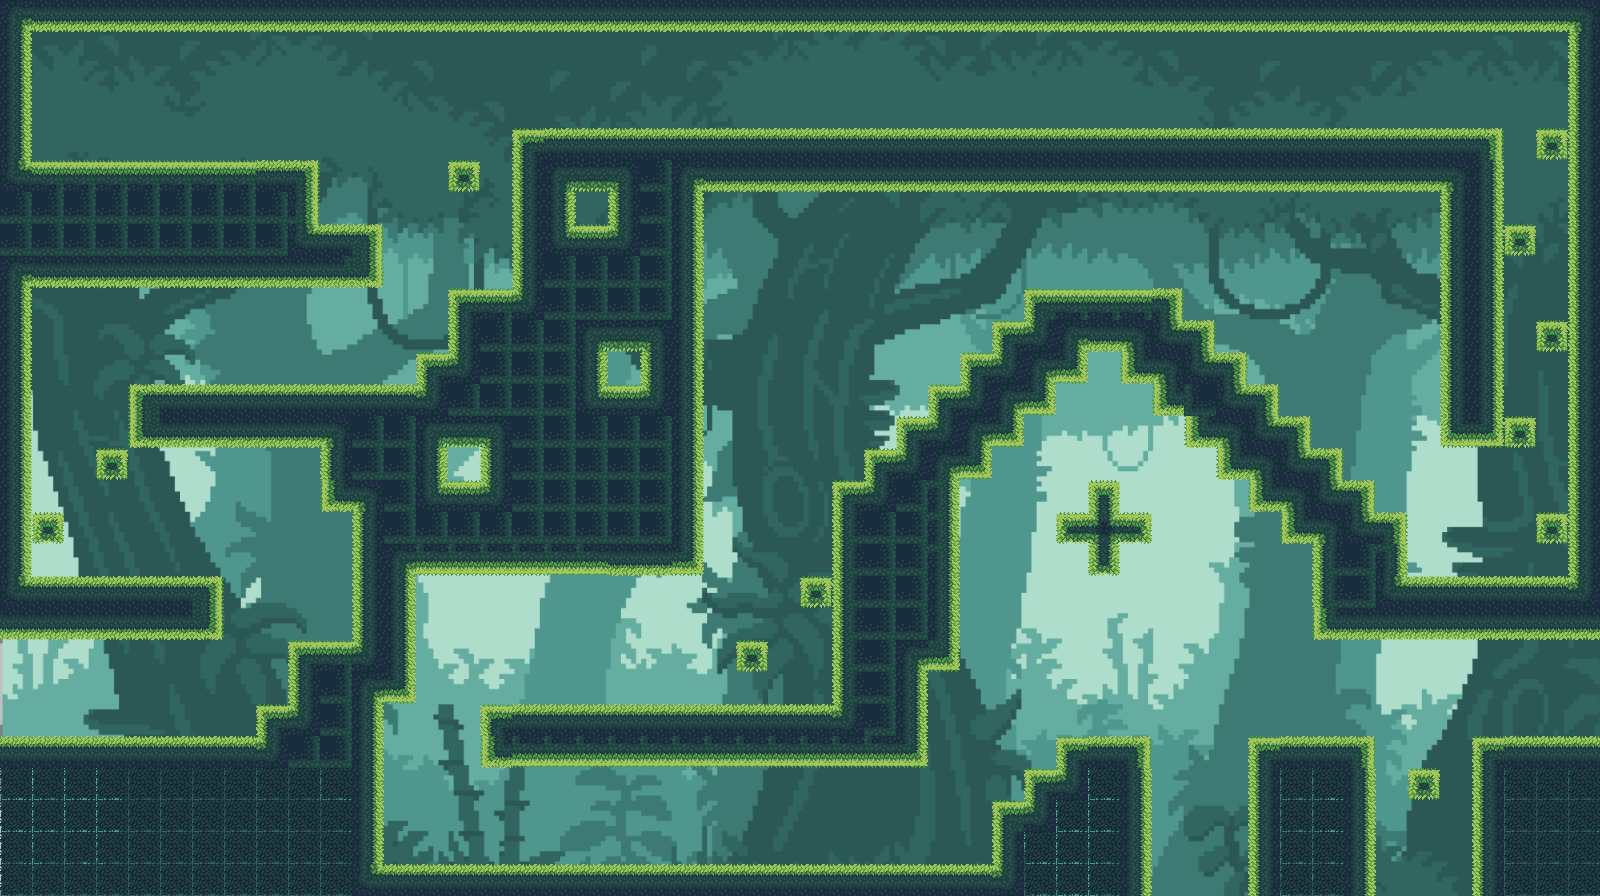

This is a level from a 2D game, rendered from its Tiled map with the project's own tilesets. A one-line summary and the map file follow, with tile-layer data summarised:
An orthogonal 50x28 tile map with 32x32 px tiles, 2 tile layers (fond, obstacles), 2 tilesets.

<map version="1.5" tiledversion="1.7.2" orientation="orthogonal" renderorder="right-down" width="50" height="28" tilewidth="32" tileheight="32" infinite="0" nextlayerid="3" nextobjectid="1">
 <tileset firstgid="1" name="jungle tileset" tilewidth="32" tileheight="32" tilecount="264" columns="24">
  <image source="jungle tileset.png" width="768" height="368" />
 </tileset>
 <tileset firstgid="265" name="fond" tilewidth="32" tileheight="32" tilecount="2040" columns="60">
  <image source="fond.png" width="1949" height="1092" />
 </tileset>
 <layer id="1" name="fond" width="50" height="28">
  <data>[1400 cells, 1400 non-empty, 1400 distinct tile ids]</data>
 </layer>
 <layer id="2" name="obstacles" width="50" height="28">
  <data>[1400 cells, 641 non-empty, 21 distinct tile ids]</data>
 </layer>
</map>